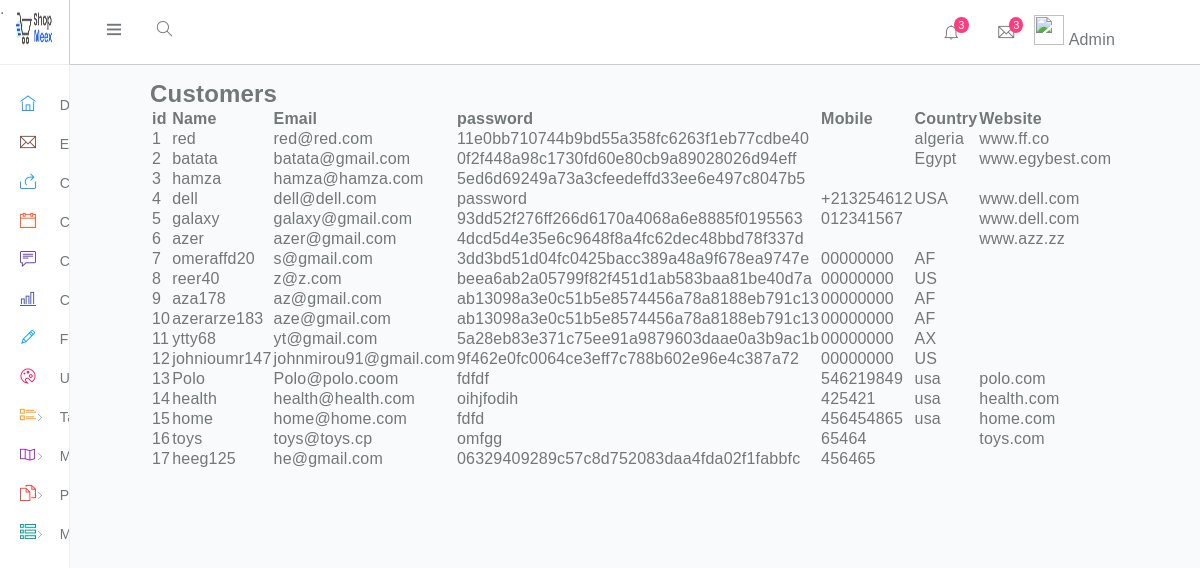
Page /admin/costumer.php on the earlier database version.
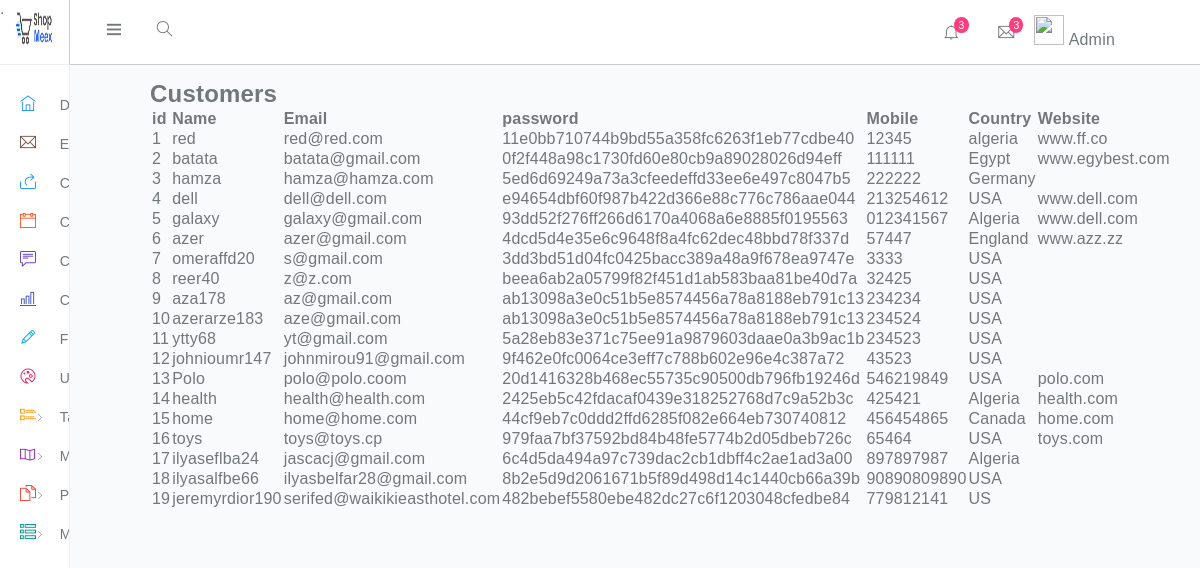
Same page on the later database version.
### tables this page shows
CREATE TABLE `users` (
  `id` int(11) NOT NULL,
  `username` varchar(200) NOT NULL,
  `email` varchar(200) NOT NULL,
  `password` varchar(60) NOT NULL,
  `type` int(1) NOT NULL,
  `firstname` varchar(50) NOT NULL,
  `lastname` varchar(50) NOT NULL,
  `gender` int(1) NOT NULL DEFAULT 0,
  `address` text NOT NULL,
  `contact_info` varchar(100) NOT NULL,
  `picture` varchar(50) DEFAULT NULL,
  `country` varchar(200) NOT NULL,
  `state` varchar(200) NOT NULL,
  `address2` varchar(200) NOT NULL,
  `city` varchar(200) NOT NULL,
  `postal` varchar(200) NOT NULL,
  `website` varchar(20) DEFAULT NULL,
  `token` varchar(200) NOT NULL DEFAULT ''
);

### admin/costumer.php (the view, shortened to what the changed rows need)
<!DOCTYPE html>
<html>
<head>
    <link rel="stylesheet" type="text/css" href="../FontAwesome/css/all.css">
	<link rel="stylesheet" type="text/css" href="css/adminstyle.css">
    <link rel="stylesheet" type="text/css" href="../FontAwesome/css/themify.css">
    <link rel="stylesheet" type="text/css" href="css/reapeatingStyle.css">
    <link rel="stylesheet" type="text/css" href="">
    <link rel="stylesheet" type="text/css" href="css/color/color.css">
</head>
<body>
    <div>
            <div class="content">
                        <div class="row">
          <div class="abdo">
      		<h2>Customers</h2>
      <table class="table table-striped table-sm" >
          <thead>
            <tr>
              <th>id</th>
              <th>Name</th>
              <th>Email</th>
              <th>password</th>
              <th>Mobile</th>
              <th>Country</th>
              <th>Website</th>
            </tr>
          </thead>
          <?php
$servername = "localhost";
$username = "root";
$password = "";
try {
  $conn = new PDO("mysql:host=$servername;dbname=shopmeextest", $username, $password);
  $conn->setAttribute(PDO::ATTR_ERRMODE, PDO::ERRMODE_EXCEPTION);
} catch(PDOException $e) {
  echo "Connection failed: " . $e->getMessage();
}
$r = "SELECT id, username, email, password, contact_info, Country, website from users";
if($stmt = $conn->prepare($r)){
$stmt->bindParam(":login", $param_login, PDO::PARAM_STR);
$stmt->execute();
	if($stmt->rowCount() > 0){
  while($row = $stmt->fetch()){
    echo"<tr>";
    echo"<td>" . $row['id'] ."</td>";
    echo"<td>" . $row['username'] ."</td>";
    echo"<td>" . $row['email'] ."</td>";
    echo"<td>" . $row['password'] ."</td>";
    echo"<td>" . $row['contact_info'] ."</td>";
    echo"<td>" . $row['Country'] ."</td>";
    echo"<td>" . $row['website'] ."</td>";
  }
  echo "</table>";
}
else {
  echo "no result";
}
}
?>
      </div>
  </div>
</div>
</body>
</html>

Differences in the rows shown:
changed users "red": contact_info (not shown) → "12345"
changed users "batata": contact_info (not shown) → "111111"
changed users "hamza": contact_info (not shown) → "222222"; country (not shown) → "Germany"
changed users "dell": password "password" → "e94654dbf60f987b422d366e88c776c786aae044"; contact_info "+213254612" → "213254612"
changed users "galaxy": country (not shown) → "Algeria"
changed users "azer": contact_info (not shown) → "57447"; country (not shown) → "England"
changed users "omeraffd20": contact_info "00000000" → "3333"; country "AF" → "USA"
changed users "reer40": contact_info "00000000" → "32425"; country "US" → "USA"
changed users "aza178": contact_info "00000000" → "234234"; country "AF" → "USA"
changed users "azerarze183": contact_info "00000000" → "234524"; country "AF" → "USA"
changed users "ytty68": contact_info "00000000" → "234523"; country "AX" → "USA"
changed users "johnioumr147": contact_info "00000000" → "43523"; country "US" → "USA"
changed users "Polo": email "Polo@polo.coom" → "polo@polo.coom"; password "fdfdf" → "20d1416328b468ec55735c90500db796fb19246d"; country "usa" → "USA"
changed users "health": password "oihjfodih" → "2425eb5c42fdacaf0439e318252768d7c9a52b3c"; country "usa" → "Algeria"
changed users "home": password "fdfd" → "44cf9eb7c0ddd2ffd6285f082e664eb730740812"; country "usa" → "Canada"
changed users "toys": password "omfgg" → "979faa7bf37592bd84b48fe5774b2d05dbeb726c"; country (not shown) → "USA"
changed users id 17: username "heeg125" → "ilyaseflba24"; email "he@gmail.com" → "jascacj@gmail.com"; password "06329409289c57c8d752083daa4fda02f1fabbfc" → "6c4d5da494a97c739dac2cb1dbff4c2ae1ad3a00"; contact_info "456465" → "897897987"; country (not shown) → "Algeria"
added users: id "18", username "ilyasalfbe66", email "ilyasbelfar28@gmail.com", password "8b2e5d9d2061671b5f89d498d14c1440cb66a39b", contact_info "90890809890", country "USA"
added users: id "19", username "jeremyrdior190", email "serifed@waikikieasthotel.com", password "482bebef5580ebe482dc27c6f1203048cfedbe84", contact_info "779812141", country "US"
